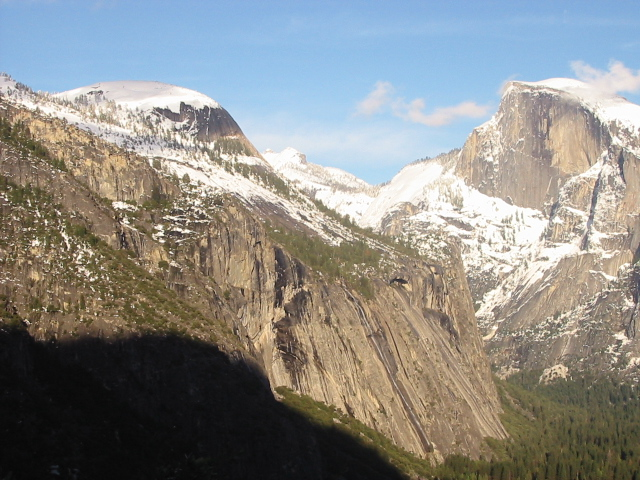
#> input picture Key Points-Construccion Panoramas/images/Yosemite1.jpg, 640 x 480 px
$ python Practica_3.py
#> lines starting #> are read from the running program, lines starting #| are printed output that depends on the picture
# -*- coding: utf-8 -*-

import cv2 as cv
import numpy as np
from matplotlib import pyplot as plt
import random
import math
import random as rng


#########################################################################
############# FUNCIONES LECTURA/PRESENTACIÓN IMÁGENES ###################
#########################################################################

def BRGtoRGB(image):
    return cv.cvtColor(image, cv.COLOR_BGR2RGB)

def leeImagen(filename,flagColor = 1):
#> called with filename = 'images/Yosemite1.jpg', flagColor = 1
        if flagColor == 0:
            return cv.imread(filename,flagColor).astype(np.float32)
        else:
            return BRGtoRGB(cv.imread(filename,flagColor)).astype(np.float32)
#> call 3 of leeImagen, with filename = 'images/Yosemite2.jpg', flagColor = 1
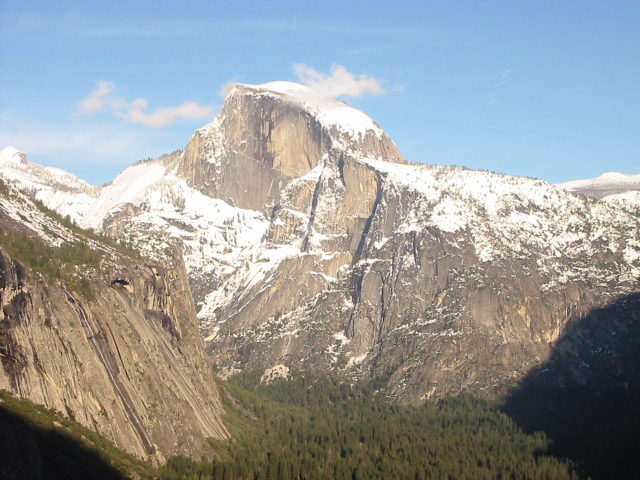
#> input picture Key Points-Construccion Panoramas/images/Yosemite2.jpg, 640 x 480 px
#> in leeImagen (call 3), `return BRGtoRGB(cv.imread(filename,flagColor)).astype(np.float32)`:
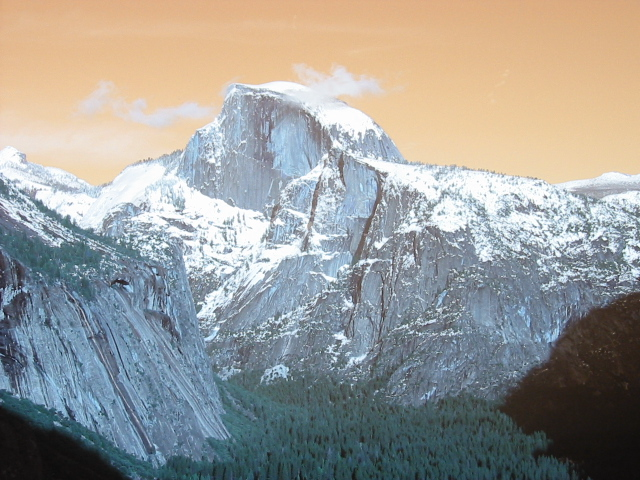
#> returned value: shape (480, 640, 3) float32; mean of channels 0, 1, 2 151.8, 155.5, 155.6; drawn as B, G, R

# [36 lines left out: functions normaliza, pintaImagen, not called in this run]

#########################################################################
##################### FUNCIONES AUXILIARES ##############################
#########################################################################

def convolution2D(img,kx,ky,border):
    """
    Convolves img with 2 kernels(one in each axis). Uses different kinds of borders
    """
    # Flip kernel y hace traspuesta
    kx,ky = np.flip(kx).T, np.flip(ky)

    # Convolución por filas y columnas
    blurredR = cv.filter2D(img,-1,kx,  borderType = border)
    blurredC = cv.filter2D(blurredR,-1,ky, borderType = border)
    return blurredC

def gaussian2D(img,sigma,ksize = 0,border = cv.BORDER_CONSTANT):
    if ksize == 0 :
        ksize = int(6*sigma + 1)

    kernel = cv.getGaussianKernel(ksize,sigma)
    return convolution2D(img,kernel,kernel,border)

# Función que hace subsample a una imagen
def subsample(img):
    return img[::2, ::2]

# Función que aplica la máscara de dx y dy a una imagen
def maskDerivKernels(img,dx = 1,dy = 1,ksize = 3,border = cv.BORDER_REPLICATE):
    dxdy = cv.getDerivKernels(dx,dy,ksize,normalize = 0)
    return convolution2D(img,dxdy[0],dxdy[1],border)


#########################################################################
#######################    EJERCICIO 1     ##############################
#########################################################################

"""
Función que devuelve una pirámide Gaussiana a partir de 4 argumentos:
una imagen dada, un entero que será el número de niveles de la pirámide,
el tamaño del kernel y el sigma del gaussian blur
"""
def gaussianPyramid(orig,iters,ksize = 3,sigma1 = 1,border = cv.BORDER_DEFAULT):
#> called with iters = 3, ksize = 3, sigma1 = 1, border = 4
    pyramid = [orig]

    for i in range (0,iters-1):
        blurred = gaussian2D(pyramid[i],sigma1,ksize,border)
        subsampled = subsample(blurred)
        pyramid.append(subsampled)
#> this loop made 2 passes
#> pass 1, in gaussianPyramid, `subsampled = subsample(blurred)`:
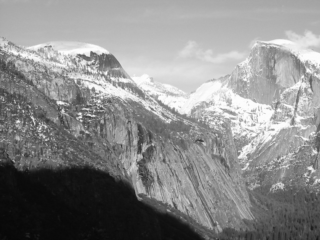
#> subsampled: shape (240, 320) float32; min 7.67, max 253.5, mean 139
#> after the loop, pyramid = 3 items

    return pyramid


"""
Función que toma como argumentos una imagen de entrada y un valor que será la distancia entre
máximos locales.
Comprueba para cada pixel de la imagen si los pixeles adyacentes tienen un valor mayor
"""
def supresionNoMax(im,dist=3):

    # Pixeles de las imágenes
    filas=im.shape[0]
    columnas=im.shape[1]

    # Realizamos una copia de la imagen
    supre=np.copy(im)

    # Para cada pixel de la imagen, comprobamos si los pixeles adyacentes
    # tienen un valor más alto, en cuyo caso ponemos a 0 el pixel en la copia
    for i in range(0,filas):
        for j in range(0,columnas):
            pixel=im[i][j]
            fil_inf=max(i-int((dist-1)/2),0)
            fil_sup=min(i+int((dist-1)/2)+1,filas)
            col_inf=max(j-int((dist-1)/2),0)
            col_sup=min(j+int((dist-1)/2)+1,columnas)
            for k in range(fil_inf,fil_sup):
                for l in range(col_inf,col_sup):
                    if im[k][l]>pixel:
                        supre[i][j]=0.0

    return supre

# Leemos imagenes con las que trabajaremos
y1c = leeImagen("images/Yosemite1.jpg")
y1g = leeImagen("images/Yosemite1.jpg",0)
y2c = leeImagen("images/Yosemite2.jpg")
y2g = leeImagen("images/Yosemite2.jpg",0)


def criterio_harris(l1,l2):
    if (l1+l2 == 0):
        return 0
    return (l1*l2)/(l1+l2)


"""
Función que recibe una imagen con valor 0 en los pixeles no relevantes,
se aplica un alisamiento a la imagen con sigma=4.5 para despues calcular
la orientación del gradiente.
Finalmente se van almacenando en un array de objetos KeyPoint los puntos con
sus orientaciones y su escala para posteriormente poder dibujarlos.
"""
def get_keypoints(img,block_size,level):
    dx = maskDerivKernels(img,1,0)
    dy = maskDerivKernels(img,0,1)

    dx = gaussian2D(dx,4.5)
    dy = gaussian2D(dy,4.5)
    keypoints = []
    for i in range(img.shape[0]):
        for j in range(img.shape[1]):
            if(img[i,j] > 0):
                ox = dx[i,j]
                oy = dy[i,j]
                cos,sen = ox/(math.sqrt(ox**2 + oy**2)),oy/(math.sqrt(ox**2 + oy**2))
                ori = math.atan2(sen,cos)*180/math.pi
                keypoints.append(cv.KeyPoint(j*(2**level),
                                              i*(2**level),
                                              _size = block_size* 2**(level-1)*2,
                                              _angle = ori))
    return keypoints

"""
Función que calcula puntos harris segun valores propios y los reduce al pasarlos
por un umbral y por la supresión de no máximos
"""
def calculate_harris(src,level,block_size = 3,ksize = 3,threshold = 10):
    # Obtenemos los valores y vectores propios(l1,l2, eiv11,eiv12, eiv21,eiv22)
    e_v = cv.cornerEigenValsAndVecs(src,blockSize = block_size,ksize = ksize)

    # Calculamos matriz con valor segun criterio harris
    first_m = np.asarray([[ criterio_harris(e_v[i,j,0],e_v[i,j,1])
                 for j in range(src.shape[1])]
                 for i in range(src.shape[0])])

    # Nos quedamos con los valores mayores que un umbral
    threshold_m = np.asarray([[ first_m[i,j] if first_m[i,j] > threshold else 0
                     for j in range(first_m.shape[1])]
                     for i in range(first_m.shape[0])])


    # Suprimimos los no máximos en una distancia X por X del vecindario
    sup_no_max_m  = supresionNoMax(threshold_m,5)

    # Return keypoints
    return get_keypoints(sup_no_max_m,block_size,level)


def ej1():

    # Creamos la una pirámide Gaussiana para cada imagen con el número de niveles (3)
    p1 = gaussianPyramid(y1g,iters = 3)
#> p1 = 3 items
    p2 = gaussianPyramid(y2g,iters = 3)
#> the loop in gaussianPyramid (call 2), `for i in range (0,iters-1):` made 2 passes
#> pass 1, in gaussianPyramid (call 2), `subsampled = subsample(blurred)`:
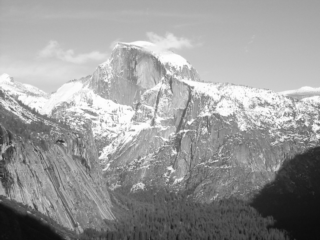
#> subsampled: shape (240, 320) float32; min 12.2, max 253.9, mean 154.5
#> p2 = 3 items

    all_keypoints = np.copy(y1g).astype(np.uint8)
    total_kp = 0

    # Pintamos puntos encontrados en las 2 imagenes de ejemplo con 3 escalas cada una más
    # una última con todos los puntos de todas los niveles

    print("*** IMAGEN YOSEMIR 1 ***")
    for i in range(len(p1)):
        img = p1[i].astype((np.float32))
        kp = calculate_harris(img,i,block_size = 7,ksize = 5,threshold = 30)
        msg = "Nivel " + str(i+1) + ":  " + str(len(kp)) + " keypoints."
        print(msg)
        total_kp += len(kp)

        # Dibuja los puntos circunferencia y radio
        copy = np.copy(y1g).astype(np.uint8)
        copy = cv.drawKeypoints(copy,kp,np.array([]),flags = cv.DRAW_MATCHES_FLAGS_DRAW_RICH_KEYPOINTS).astype(np.float64)
        all_keypoints = cv.drawKeypoints(all_keypoints,kp,np.array([]),flags = cv.DRAW_MATCHES_FLAGS_DRAW_RICH_KEYPOINTS)
        pintaImagen(copy,msg)
#> this loop made 1 pass
#> pass 1, in calculate_harris, `first_m = np.asarray([[ criterio_harris(e_v[i,j,0],e_v[i,j,1]) for j i..`:
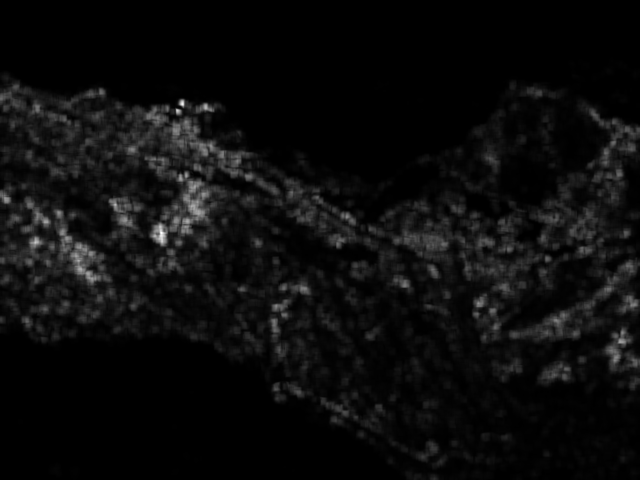
#> first_m: shape (480, 640) float32; min 0.298, max 20521.6, mean 1009.5; drawn with min black and max white
#> pass 1, in calculate_harris, `sup_no_max_m  = supresionNoMax(threshold_m,5)`:
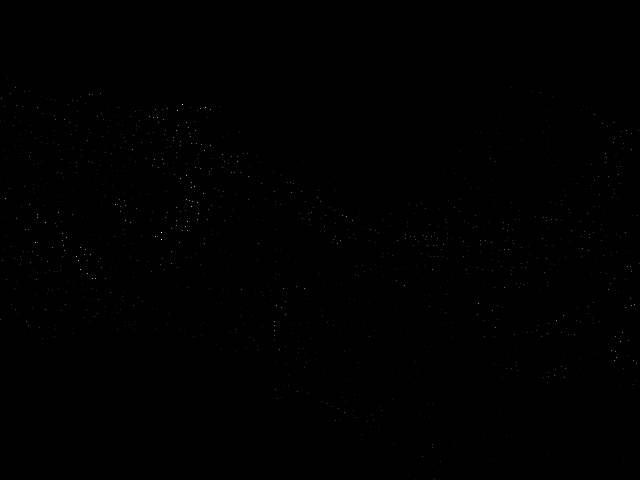
#> sup_no_max_m: shape (480, 640) float64; min 0, max 20521.6, mean 17.7; drawn with min black and max white
#> pass 1, in convolution2D (call 5), `blurredR = cv.filter2D(img,-1,kx,  borderType = border)`:
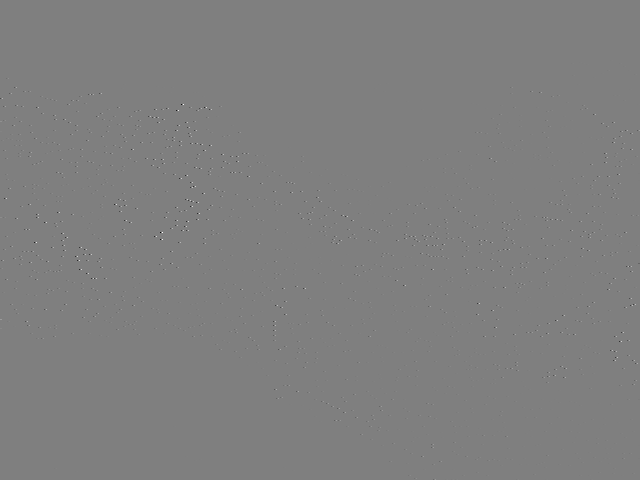
#> blurredR: shape (480, 640) float64; min -20521.6, max 20521.6, mean 0; drawn with min black and max white
#> after the loop, total_kp = 0

    pintaImagen(all_keypoints.astype(np.float64),"Keypoints totales:  "+str(total_kp))
    print("Total keypoints encontrados: " + str(total_kp))


    print("*** IMAGEN YOSEMIR 2 ***")
    all_keypoints = np.copy(y2g).astype(np.uint8)
    total_kp = 0

    for i in range(len(p2)):
        img = p2[i].astype((np.float32))
        kp = calculate_harris(img,i,block_size = 7,ksize = 5,threshold = 30)
        msg = "Nivel " + str(i+1) + ":  " + str(len(kp)) + " keypoints."
        print(msg)
        total_kp += len(kp)

        # Draw circles
        copy = np.copy(y2g).astype(np.uint8)
        copy = cv.drawKeypoints(copy,kp,np.array([]),flags = cv.DRAW_MATCHES_FLAGS_DRAW_RICH_KEYPOINTS).astype(np.float64)
        all_keypoints = cv.drawKeypoints(all_keypoints,kp,np.array([]),flags = cv.DRAW_MATCHES_FLAGS_DRAW_RICH_KEYPOINTS)
        pintaImagen(copy,msg)

    pintaImagen(all_keypoints.astype(np.float64),"Keypoints totales:  "+str(total_kp))
    print("Total keypoints encontrados: " + str(total_kp))


    #######################################################################################
    """
    # Refinamiento subpixel

    # Elegimos 3 keyPoints aleatorios
    rng.seed(12345)
    corners = []
    for i in range(3):
        r = rng.randint(0,len(kp))
        corners.append(kp[r])

    # Calculamos su refinamiento
    winSize = (11,11)
    zeroZone = (-1, -1)
    criteria = (cv.TERM_CRITERIA_EPS + cv.TermCriteria_COUNT, 50, 0.001)
    corners_1 = cv.cornerSubPix(y2g, corners[0], winSize, zeroZone, criteria)

    # Extraemos la región con distancia 11 al punto original
    x,y = corners[0]
    imgP1 = y2g[(x-11):(x+11),(y-11):(y+11)]

    #Interpolamos imágenes y dibujamos los puntos

    width = int(imgP1.shape[1] * 10 / 100)
    height = int(imgP1.shape[0] * 10 / 100)
    dsize = (width,height)

    interP1 = cv.resize(imgP1,dsize)
    interP2 = cv.resize(imgP2,dsize)
    interP3 = cv.resize(imgP3,dsize)

    # Dibujar puntos
    radius = 3

    # Punto original
    cv.circle(interP1, (corners[i,0,0], corners[i,0,1]), radius, (rng.randint(0,256), rng.randint(0,256), rng.randint(0,256)), cv.FILLED)
    # Punto refinado
    cv.circle(interP1, (corners_1[i,0,0], corners[i,0,1]), radius, (rng.randint(0,256), rng.randint(0,256), rng.randint(0,256)), cv.FILLED)

    # Mostramos resultados
    pintaImagen(interP1,"Refinamiento punto 1")
    pintaImagen(interP2,"Refinamiento punto 2")
    pintaImagen(interP3,"Refinamiento punto 3")
    """

#########################################################################
#######################    EJERCICIO 2     ##############################
#########################################################################

"""
Función que dadas dos imágenes encuentra keypoints y descriptores y los empareja
según el criterio de fuerza brute buscando el descriptor, buscando el descriptor más
cercano probando uno por uno.
"""
# [12 lines left out: function matchBruteForce, not called in this run]


"""
Función que dadas dos imágenes encuentra keypoints y descriptores y los empareja
según el criterio de Lowe Average 2NN tomando los dos vecinos más cercano y
quedandose con un número reducido de emparejamientos válidos.
Dado un par de matches m, n, si la distancia de m es menor que la distancia de
 n por el ratio, entonces tomará m como válido.
"""
# [40 lines left out: functions matchLoweAvg2NN, ej2, not called in this run]


#########################################################################
#######################    EJERCICIO 3     ##############################
#########################################################################
"""
Función que elimina las partes sobrantes negras de la imagen fusionada
"""
# [12 lines left out: function remove_extra, not called in this run]

"""
Crea canvas suficientemente grande para que quepan las imágenes que queremos
juntar
"""
def getCanvas(imgs):
    return np.zeros((sum([img.shape[0] for img in imgs])*2,
                     sum([img.shape[1] for img in imgs])*2)).astype(np.uint8)

"""
Función para crear la homografía identidad
"""
# [5 lines left out: function identity_h, not called in this run]

"""
Función que devuelve la homografía de dos imágenes usando algoritmo RANSAC
"""
# [10 lines left out: function homography, not called in this run]

"""
Función que dadas 3 imágenes devuelve una única imagen de la unión de estas
"""
# [88 lines left out: functions mosaic, ej3, n_mosaic, ej4, not called in this run]


#########################################################################
###################### EJECUCIÓN EJERCICIOS #############################
#########################################################################
print("""
      ************* EJERCICIO 1 ***************
      """)
#> (the run stopped early here; a loop or call above may not have finished)
